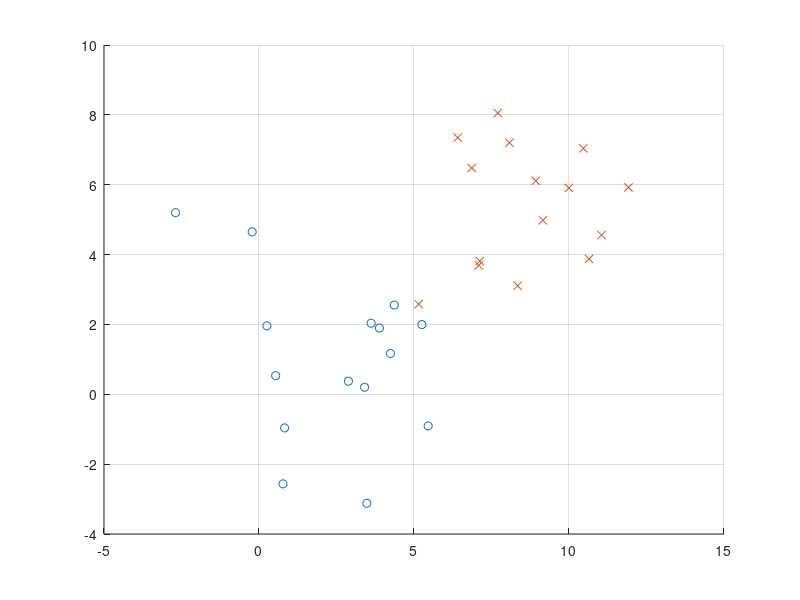

Write MATLAB code to recreate this figure. (Note: this script raises an error after producing the figure.)
% clear up everything
clear all; close all; clc;
% create a multivariate normal matrix with 2 variables
% postive
n=15; % number of entries
mu = [2,1];
sigma = [7,-1;
         -1,6];
X1 = [mvnrnd(mu,sigma,n)];
Y1=ones(n,1);

% negatives
mu = [8,6];
sigma = [7,-3;
         -3,5];
X2 = [mvnrnd(mu,sigma,n)];
Y2=-ones(n,1);
scatter(X1(:,1),X1(:,2),'o')
hold on
grid on
scatter(X2(:,1),X2(:,2),'x')
X=[X1;X2];
Y=[Y1;Y2];

% initialize vector for alphas
sz=size(X);
n=sz(1);
alpha_0=zeros(1,n);
%complexity parameter
c=10000;
%theta
theta=3;
%constraints
A=[];
b=[];
Aeq=Y';
beq=0;
lb = zeros(1,n);
ub = c*ones(1,n);
nonlcon=[];
fun = @(alpha) svm_gauss_obj_dual(X,Y,alpha,theta);
opts = optimoptions(@fmincon,'MaxFunctionEvaluations',10000,'Algorithm','sqp','MaxIterations',10000,'FunctionTolerance', 1e-8);
alpha = fmincon(fun,alpha_0,A,b,Aeq,beq,lb,ub,nonlcon,opts);

%plot gaussian_svm classifier
density=100;
x = linspace(-5,15,density);
y = linspace(-8,20,density);
[xx,yy] = meshgrid(x,y);
xx_v=reshape(xx,1,length(xx)^2);
yy_v=reshape(yy,1,length(yy)^2);
zz_v=[];
for i=1:length(xx_v)
    zz_v=[zz_v,gaussian_clf([xx_v(i),yy_v(i)],X,Y,alpha,theta)];
end
zz=reshape(zz_v,length(xx),length(xx));
[C,h] = contourf(xx,yy,zz);
set(h,'LineColor','none');
colormap jet;
hold on;
scatter(X1(:,1),X1(:,2),'o');
scatter(X2(:,1),X2(:,2),'x');

function [dual_margin]=svm_gauss_obj_dual(X,Y,alpha,theta)
    kernel=@(X1,X2)exp(-.5*(X1-X2)*(X1-X2)'/(theta^2));
    dual_margin=0;
    for i=1:length(alpha)
        for j=1:length(alpha)
            dual_margin=dual_margin+kernel(X(i,:),X(j,:))*alpha(i)*alpha(j)*Y(i)*Y(j);
        end
    end
    dual_margin=+.5*dual_margin-alpha*ones(length(alpha),1);
end

function [value]=gaussian_clf(x,X,Y,alpha,theta)
   kernel=@(X1,X2)exp(-.5*(X1-X2)*(X1-X2)'/(theta^2));
   value=0;
   for i=1:length(alpha)
       value=value+kernel(x,X(i,:))*alpha(i)*Y(i);
   end
 
   if value>1
       value=10;
   elseif value<-1
       value=-10;
   else
       value=0;
   end
end


